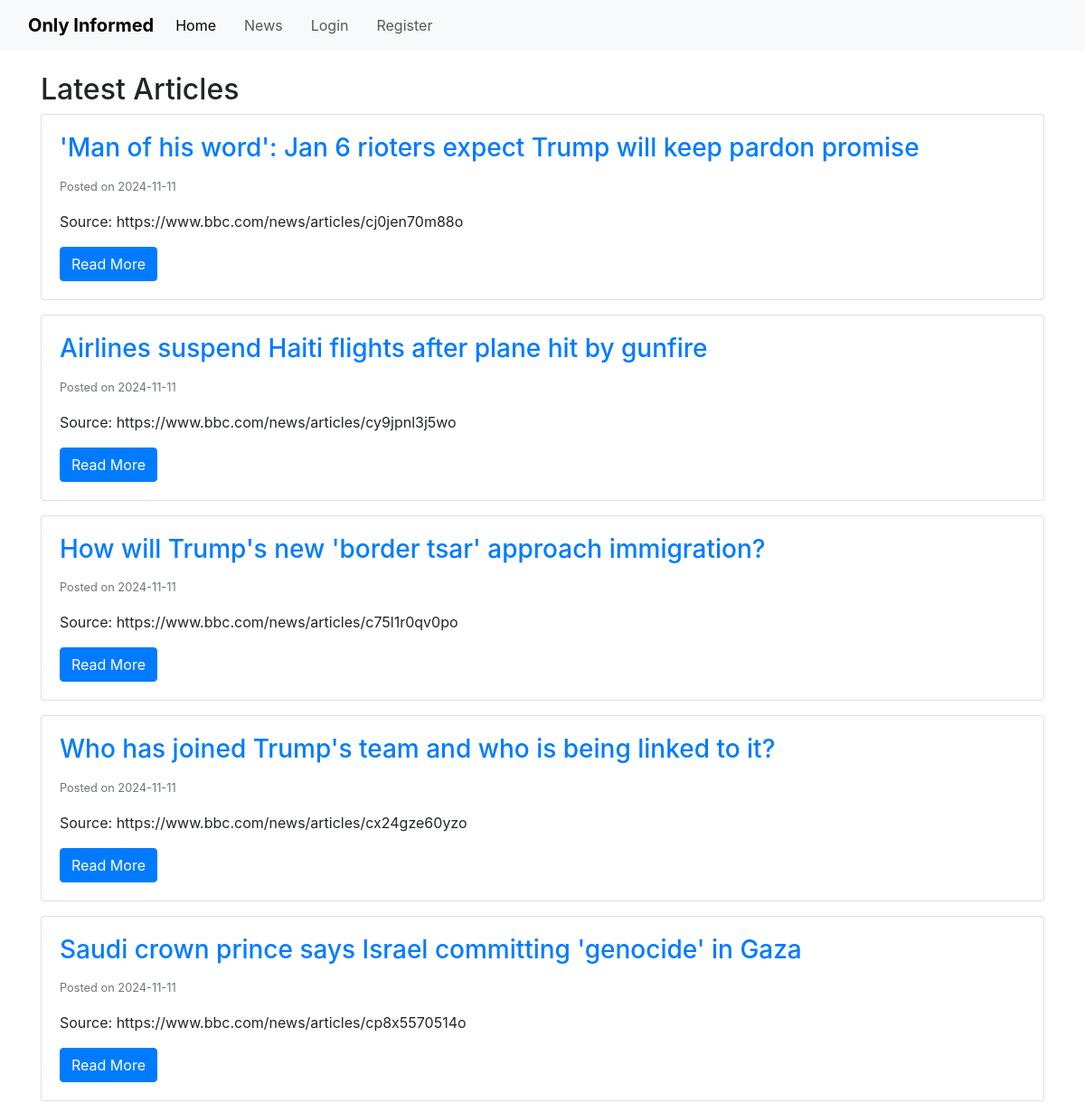
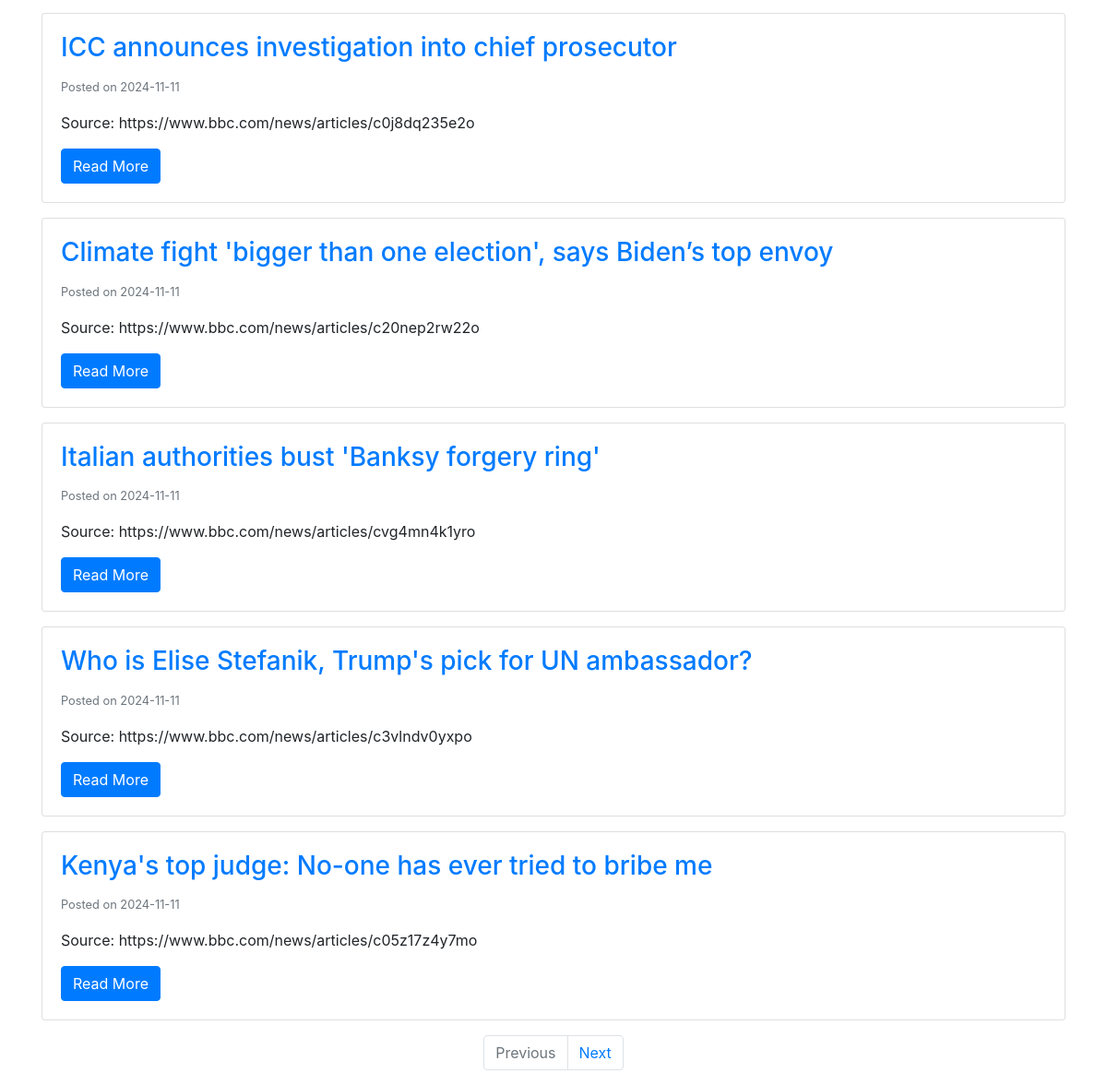
The page /articles on the database its author committed (2 pictures, top to bottom).
### app/models.py (models this page shows, shortened)
class Article(db.Model):
    __tablename__ = 'article'
    id = db.Column(db.Integer, primary_key = True)
    title = db.Column(db.String(250), nullable = False, unique = True)
    content = db.Column(db.Text, nullable = False)
    source = db.Column(db.String(200), nullable = False)
    date_posted = db.Column(db.DateTime, nullable = False, default = datetime.now(timezone.utc))
    quiz = relationship('Quiz', uselist = False, backref = 'article') # uselist=false indicates a 1 to 1 relationship with quiz
    comments = relationship('Comment', backref = 'article', lazy = True)

### app/routes.py (the view)
@app.route('/articles')
def articles():
    page = request.args.get('page', 1, type=int)
    articles = Article.query.order_by(Article.date_posted.desc()).paginate(page=page, per_page=10)
    return render_template('articles.html', articles=articles)

### app/templates/articles.html (shortened to what this page needs)
{% extends "base.html" %}
{% block content %}
<h2>Latest Articles</h2>
{% for article in articles.items %}
    <div class="card mb-3">
        <div class="card-body">
            <h3 class="card-title">
                <a href="{{ url_for('article', article_id=article.id) }}">{{ article.title }}</a>
            </h3>
            <p class="card-text"><small class="text-muted">Posted on {{ article.date_posted.strftime('%Y-%m-%d') }}</small></p>
            <p class="card-text">Source: {{ article.source }}</p>
            <a href="{{ url_for('article', article_id=article.id) }}" class="btn btn-primary">Read More</a>
        </div>
    </div>
{% else %}
    <p>No articles available.</p>
{% endfor %}
<nav aria-label="Page navigation">
    <ul class="pagination justify-content-center">
        {% if articles.has_prev %}
            <li class="page-item">
                <a class="page-link" href="{{ url_for('articles', page=articles.prev_num) }}">Previous</a>
            </li>
        {% else %}
            <li class="page-item disabled">
                <a class="page-link" href="#">Previous</a>
            </li>
        {% endif %}
        {% if articles.has_next %}
            <li class="page-item">
                <a class="page-link" href="{{ url_for('articles', page=articles.next_num) }}">Next</a>
            </li>
        {% else %}
            <li class="page-item disabled">
                <a class="page-link" href="#">Next</a>
            </li>
        {% endif %}
    </ul>
</nav>
{% endblock %}

### app/templates/base.html (shortened to what this page needs)
<!DOCTYPE html>
<html lang="en">
    <head>
        <link rel="stylesheet" href="{{ url_for('static', filename='css/style.css') }}">
        <link href="https://cdn.jsdelivr.net/npm/bootstrap@5.3.3/dist/css/bootstrap.min.css" rel="stylesheet">
        <link rel="stylesheet" href="https://maxcdn.bootstrapcdn.com/bootstrap/4.0.0/css/bootstrap.min.css">
        <link rel="stylesheet" href="https://use.fontawesome.com/releases/v5.15.4/css/all.css">
    </head>
    <body>
        <nav class="navbar navbar-expand-lg bg-body-tertiary">
            <div class="container-fluid">
              <a class="navbar-brand" href="{{ url_for('home') }}">Only Informed</a>
              <div class="collapse navbar-collapse" id="navbarSupportedContent">
                <ul class="navbar-nav me-auto mb-2 mb-lg-0">
                  {% if current_user.is_authenticated %}
                    <li class="nav-item">
                        <a class="nav-link active" aria-current="page" href="{{ url_for('home') }}">Home</a>
                    </li>
                    <li class="nav-item">
                        <a class="nav-link" href="{{ url_for('articles') }}">News</a>
                    </li>
                    <li class="nav-item">
                        <a class="nav-link" href="{{ url_for('logout') }}">Logout</a>
                    </li>
                  {% else %}
                    <li class="nav-item">
                        <a class="nav-link active" aria-current="page" href="{{ url_for('home') }}">Home</a>
                    </li>
                    <li class="nav-item">
                        <a class="nav-link" href="{{ url_for('articles') }}">News</a>
                    </li>
                    <li class="nav-item">
                        <a class="nav-link" href="{{ url_for('login') }}">Login</a>
                    </li>
                    <li class="nav-item">
                        <a class="nav-link" href="{{ url_for('register') }}">Register</a>
                    </li>
                  {% endif %}
                </ul>
              </div>
            </div>
        </nav>
        <div class="container mt-4">
            {% block content %}{% endblock %}
        </div>
    </body>
</html>

### app/static/css/style.css (style rules this page uses)
body { font-family: Arial, sans-serif; margin-top: 70px; }
.navbar-brand { font-weight: bold; }
.navbar-nav .nav-link { margin-right: 15px; }
.container { max-width: 960px; }

### rows shown on the page
Article: title "'Man of his word': Jan 6 rioters expect Trump will keep pardon promise", date_posted "2024-11-11", source "https://www.bbc.com/news/articles/cj0jen70m88o"
Article: title "Airlines suspend Haiti flights after plane hit by gunfire", date_posted "2024-11-11", source "https://www.bbc.com/news/articles/cy9jpnl3j5wo"
Article: title "How will Trump's new 'border tsar' approach immigration?", date_posted "2024-11-11", source "https://www.bbc.com/news/articles/c75l1r0qv0po"
Article: title "Who has joined Trump's team and who is being linked to it?", date_posted "2024-11-11", source "https://www.bbc.com/news/articles/cx24gze60yzo"
Article: title "Saudi crown prince says Israel committing 'genocide' in Gaza", date_posted "2024-11-11", source "https://www.bbc.com/news/articles/cp8x5570514o"
Article: title "ICC announces investigation into chief prosecutor", date_posted "2024-11-11", source "https://www.bbc.com/news/articles/c0j8dq235e2o"
Article: title "Climate fight 'bigger than one election', says Biden’s top envoy", date_posted "2024-11-11", source "https://www.bbc.com/news/articles/c20nep2rw22o"
Article: title "Italian authorities bust 'Banksy forgery ring'", date_posted "2024-11-11", source "https://www.bbc.com/news/articles/cvg4mn4k1yro"
Article: title "Who is Elise Stefanik, Trump's pick for UN ambassador?", date_posted "2024-11-11", source "https://www.bbc.com/news/articles/c3vlndv0yxpo"
Article: title "Kenya's top judge: No-one has ever tried to bribe me", date_posted "2024-11-11", source "https://www.bbc.com/news/articles/c05z17z4y7mo"
